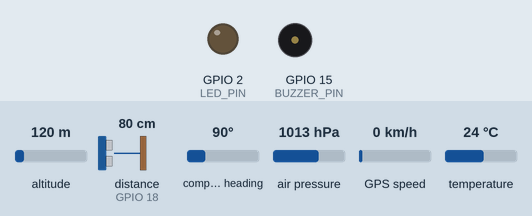
This sketch was run on a simulated ESP32. Shown: output pins drawn as LEDs (lit = HIGH), buzzer (waves = sounding, pin HIGH). The inputs (shaded band) are chosen by the test bench; at power-on: air pressure 1013 hPa, altitude 120 m, distance to the obstacle (sensor on GPIO 18) 80 cm, compass heading 90°, GPS speed 0 km/h, temperature 24 °C. The echo pulse lasts 58.3 µs per cm; WiFi joins after 1.5 s; servers stay silent unless stated; uploads are accepted with an empty reply; the GPS gets a fix after 3 s at 37.7749, -122.4194 with 8 satellites; pins used as bus, display or sensor lines are not drawn; what the sketch prints to the serial monitor is not drawn.

Above: at 2.7 s.
2.8 s: air pressure set to 1001 hPa
7.2 s: air pressure set to 997 hPa
At 11.3 s:
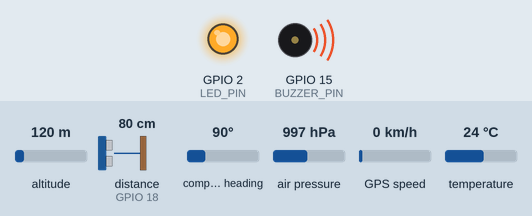
12.2 s: air pressure set to 1000 hPa
At 16.4 s:
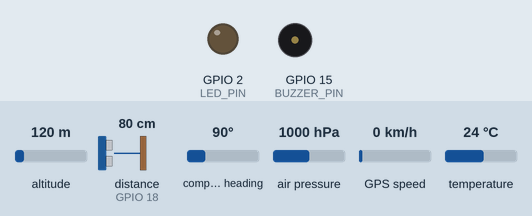
17.2 s: air pressure set to 952 hPa
At 21.4 s:
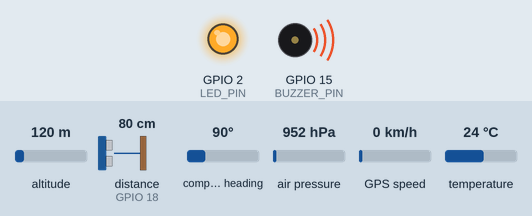
Timing chart, 0 to 22.9 s (numbered marks = the images above; inputs shaded):
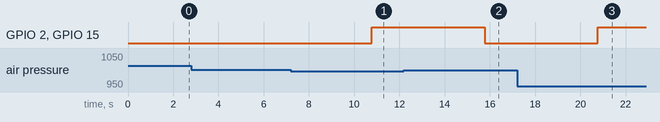

The sketch:

esp32_wavesense.ino
```cpp
#include <WiFi.h>
#include <HTTPClient.h>
#include <TinyGPSPlus.h>
#include <OneWire.h>
#include <DallasTemperature.h>
#include <Wire.h>
#include <Adafruit_BMP280.h>
#include <ArduinoJson.h>

const char* ssid = "YOUR_WIFI_NAME";
const char* password = "YOUR_WIFI_PASSWORD";
const char* apiUrl = "http://YOUR_LAPTOP_IP:8000/sensors";

#define ONE_WIRE_BUS 4
#define TRIG_PIN 5
#define ECHO_PIN 18
#define LED_PIN 2
#define BUZZER_PIN 15

#define GPS_RX 16
#define GPS_TX 17

OneWire oneWire(ONE_WIRE_BUS);
DallasTemperature ds18b20(&oneWire);
Adafruit_BMP280 bmp;
TinyGPSPlus gps;

unsigned long lastSend = 0;
const unsigned long interval = 5000;

void connectWiFi() {
  Serial.print("Connecting WiFi");
  WiFi.begin(ssid, password);
  while (WiFi.status() != WL_CONNECTED) {
    delay(500);
    Serial.print(".");
  }
  Serial.println("\nWiFi connected");
  Serial.println(WiFi.localIP());
}

float readDistanceCM() {
  digitalWrite(TRIG_PIN, LOW);
  delayMicroseconds(2);
  digitalWrite(TRIG_PIN, HIGH);
  delayMicroseconds(10);
  digitalWrite(TRIG_PIN, LOW);

  long duration = pulseIn(ECHO_PIN, HIGH, 30000);
  if (duration == 0) return -1;
  return duration * 0.0343 / 2.0;
}

void updateGPS() {
  while (Serial2.available() > 0) {
    gps.encode(Serial2.read());
  }
}

void setup() {
  Serial.begin(115200);

  pinMode(TRIG_PIN, OUTPUT);
  pinMode(ECHO_PIN, INPUT);
  pinMode(LED_PIN, OUTPUT);
  pinMode(BUZZER_PIN, OUTPUT);

  ds18b20.begin();
  Wire.begin(21, 22);

  if (!bmp.begin(0x76)) {
    bmp.begin(0x77);
  }

  Serial2.begin(9600, SERIAL_8N1, GPS_RX, GPS_TX);

  connectWiFi();
}

void loop() {
  updateGPS();

  if (millis() - lastSend >= interval) {
    lastSend = millis();

    ds18b20.requestTemperatures();
    float tempC = ds18b20.getTempCByIndex(0);

    float pressureHpa = -1;
    if (bmp.begin(0x76) || bmp.begin(0x77)) {
      pressureHpa = bmp.readPressure() / 100.0F;
    }

    float distanceCm = readDistanceCM();

    double lat = gps.location.isValid() ? gps.location.lat() : 0.0;
    double lon = gps.location.isValid() ? gps.location.lng() : 0.0;

    bool danger = false;
    if (tempC > 35.0) danger = true;
    if (pressureHpa > 0 && pressureHpa < 1000.0) danger = true;
    if (distanceCm > 0 && distanceCm < 20.0) danger = true;

    digitalWrite(LED_PIN, danger ? HIGH : LOW);
    digitalWrite(BUZZER_PIN, danger ? HIGH : LOW);

    if (WiFi.status() == WL_CONNECTED) {
      HTTPClient http;
      http.begin(apiUrl);
      http.addHeader("Content-Type", "application/json");

      StaticJsonDocument<512> doc;
      doc["TEMP"] = tempC;
      doc["WDSP"] = 3.0;
      doc["DEWP"] = tempC - 2;
      doc["SLP"] = pressureHpa;
      doc["STP"] = pressureHpa;
      doc["VISIB"] = 8.0;
      doc["MXSPD"] = 5.0;
      doc["MAX"] = tempC + 1;
      doc["MIN"] = tempC - 1;
      doc["SNDP"] = 0.0;
      doc["SST"] = tempC;
      doc["lat"] = lat;
      doc["lon"] = lon;
      doc["boat_id"] = "BOAT_1";

      String payload;
      serializeJson(doc, payload);

      Serial.println("Sending:");
      Serial.println(payload);

      int responseCode = http.POST(payload);
      Serial.print("Response code: ");
      Serial.println(responseCode);

      if (responseCode > 0) {
        String response = http.getString();
        Serial.println(response);
      }

      http.end();
    } else {
      connectWiFi();
    }
  }
}
```

Measured:
- the behaviour switches between 1000 and 999 hPa on air pressure (found by bisection; images 0 and 1)
- after the input at 2.8 s, every drawn part: stays the same
- after the input at 7.2 s, GPIO 2 (LED_PIN), GPIO 15 (BUZZER_PIN): LOW → HIGH after 3.6 s
- after the input at 12.2 s, GPIO 2 (LED_PIN), GPIO 15 (BUZZER_PIN): HIGH → LOW after 3.6 s
- after the input at 17.2 s, GPIO 2 (LED_PIN), GPIO 15 (BUZZER_PIN): LOW → HIGH after 3.6 s
